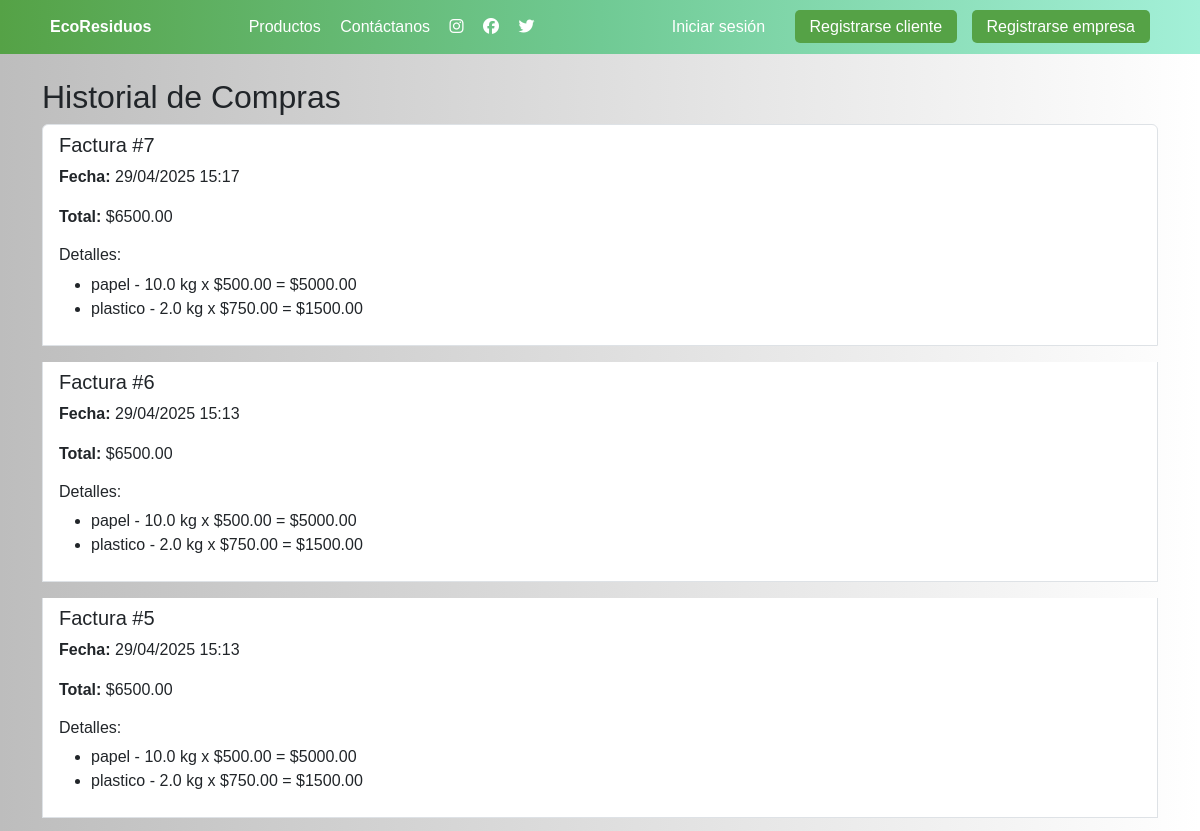
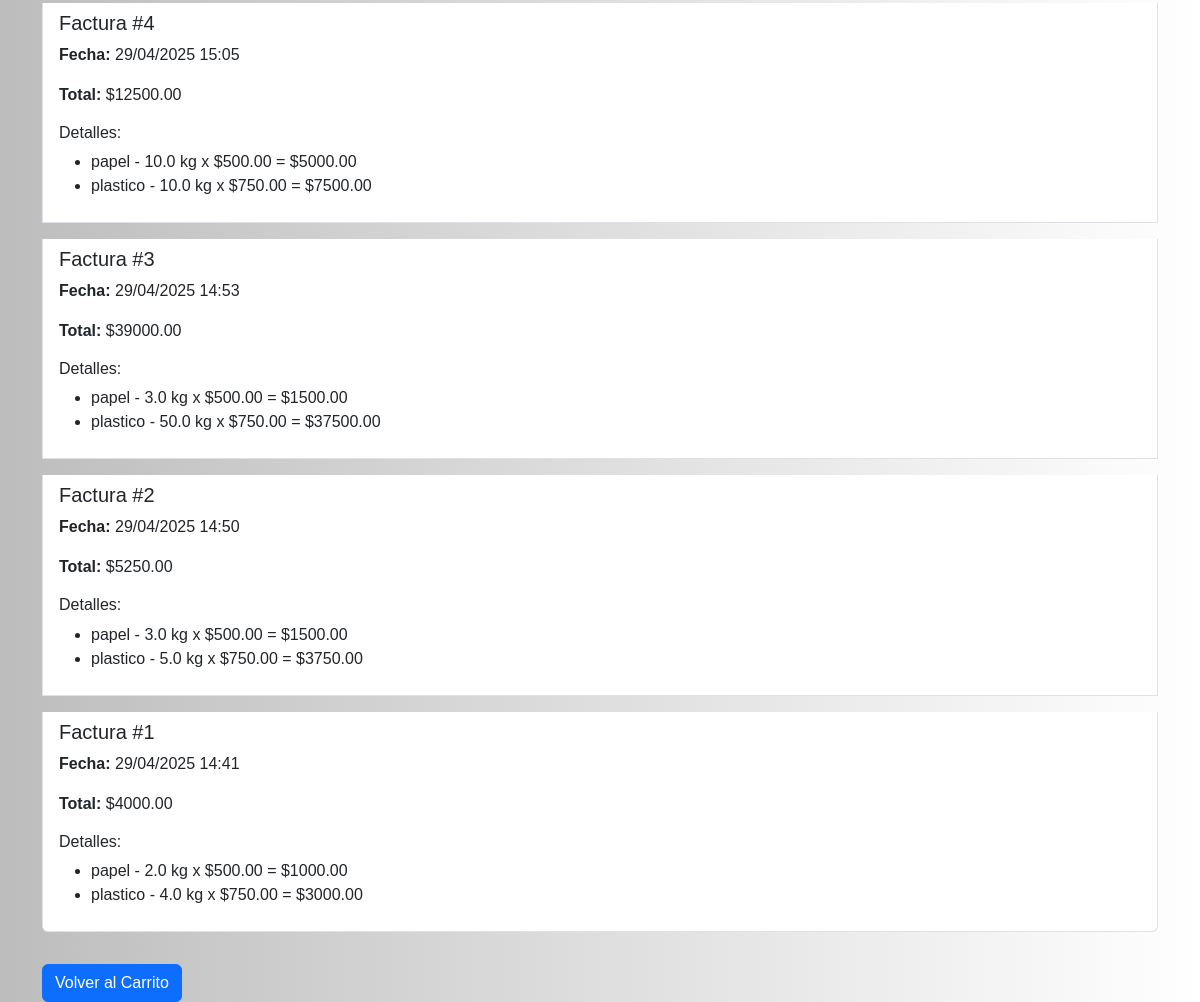
Page /historial_facturas/ (signed in) on the committed database (2 pictures, top to bottom).
### tareas/models.py (models this page shows, shortened)
class Factura(models.Model):
    usuario = models.ForeignKey(settings.AUTH_USER_MODEL, on_delete=models.CASCADE)
    fecha = models.DateTimeField(auto_now_add=True)
    total = models.DecimalField(max_digits=10, decimal_places=2)

class DetalleFactura(models.Model):
    factura = models.ForeignKey(Factura, related_name='detalles', on_delete=models.CASCADE)
    categoria = models.ForeignKey('CategoriaResiduo', on_delete=models.CASCADE)
    cantidad_kg = models.FloatField()
    precio_unitario = models.DecimalField(max_digits=10, decimal_places=2)
    precio_total = models.DecimalField(max_digits=10, decimal_places=2)

class CategoriaResiduo(models.Model):
    nombre = models.CharField(max_length=100)
    factor_co2 = models.FloatField(help_text="kg CO₂e evitado por kg de residuo")

### tareas/views.py (the view)
# urls.py: path('historial_facturas/', historial_facturas, name='historial_facturas'),
@login_required
def historial_facturas(request):
    facturas = Factura.objects.filter(usuario=request.user).order_by('-fecha')
    return render(request, 'historial_facturas.html', {
        'facturas': facturas
    })

### tareas/templates/historial_facturas.html
{% extends 'base.html' %}
{% block content %}
<div class="container mt-4">
    <h2>Historial de Compras</h2>
    {% if facturas %}
        <div class="list-group">
            {% for factura in facturas %}
                <div class="list-group-item mb-3">
                    <h5>Factura #{{ factura.id }}</h5>
                    <p><strong>Fecha:</strong> {{ factura.fecha|date:"d/m/Y H:i" }}</p>
                    <p><strong>Total:</strong> ${{ factura.total }}</p>
                    <h6>Detalles:</h6>
                    <ul>
                        {% for detalle in factura.detalles.all %}
                            <li>
                                {{ detalle.categoria.nombre }} - {{ detalle.cantidad_kg }} kg x ${{ detalle.precio_unitario }} = ${{ detalle.precio_total }}
                            </li>
                        {% endfor %}
                    </ul>
                </div>
            {% endfor %}
        </div>
    {% else %}
        <p>No tienes compras registradas.</p>
    {% endif %}
    <a href="{% url 'ver_carrito' %}" class="btn btn-primary mt-3">Volver al Carrito</a>
</div>
{% endblock %}

### tareas/templates/base.html (style rules this page uses)
body { background: -webkit-linear-gradient(90deg, #bdbdbd,#dedede,#ffffff); background: linear-gradient(90deg, #bdbdbd,#dedede,#ffffff); font-family: Arial, sans-serif; margin: 0; padding: 0; }

### rows in the picture
Factura: id "7", fecha "29/04/2025 15:17", total "6500.00"
DetalleFactura: categoria.nombre "papel", cantidad_kg "10.0", precio_unitario "500.00", precio_total "5000.00"
DetalleFactura: categoria.nombre "plastico", cantidad_kg "2.0", precio_unitario "750.00", precio_total "1500.00"
Factura: id "6", fecha "29/04/2025 15:13", total "6500.00"
DetalleFactura: categoria.nombre "papel", cantidad_kg "10.0", precio_unitario "500.00", precio_total "5000.00"
DetalleFactura: categoria.nombre "plastico", cantidad_kg "2.0", precio_unitario "750.00", precio_total "1500.00"
Factura: id "5", fecha "29/04/2025 15:13", total "6500.00"
DetalleFactura: categoria.nombre "papel", cantidad_kg "10.0", precio_unitario "500.00", precio_total "5000.00"
DetalleFactura: categoria.nombre "plastico", cantidad_kg "2.0", precio_unitario "750.00", precio_total "1500.00"
Factura: id "4", fecha "29/04/2025 15:05", total "12500.00"
DetalleFactura: categoria.nombre "papel", cantidad_kg "10.0", precio_unitario "500.00", precio_total "5000.00"
DetalleFactura: categoria.nombre "plastico", cantidad_kg "10.0", precio_unitario "750.00", precio_total "7500.00"
Factura: id "3", fecha "29/04/2025 14:53", total "39000.00"
DetalleFactura: categoria.nombre "papel", cantidad_kg "3.0", precio_unitario "500.00", precio_total "1500.00"
DetalleFactura: categoria.nombre "plastico", cantidad_kg "50.0", precio_unitario "750.00", precio_total "37500.00"
Factura: id "2", fecha "29/04/2025 14:50", total "5250.00"
DetalleFactura: categoria.nombre "papel", cantidad_kg "3.0", precio_unitario "500.00", precio_total "1500.00"
DetalleFactura: categoria.nombre "plastico", cantidad_kg "5.0", precio_unitario "750.00", precio_total "3750.00"
Factura: id "1", fecha "29/04/2025 14:41", total "4000.00"
DetalleFactura: categoria.nombre "papel", cantidad_kg "2.0", precio_unitario "500.00", precio_total "1000.00"
DetalleFactura: categoria.nombre "plastico", cantidad_kg "4.0", precio_unitario "750.00", precio_total "3000.00"
